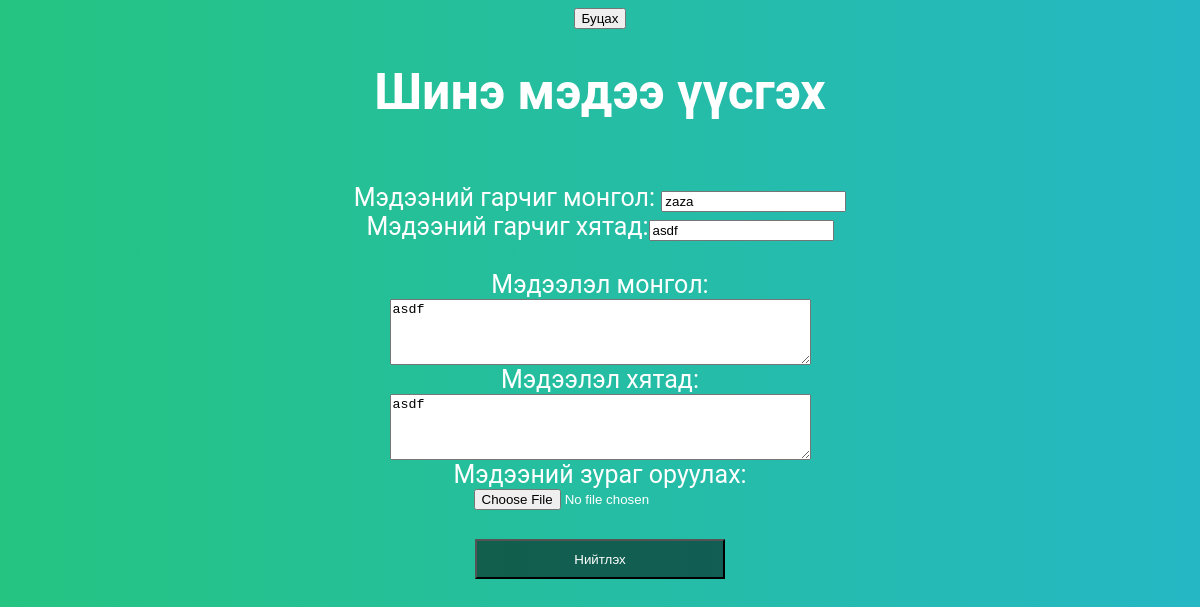
The app's page /home/medee/upload-medee.php?id=2 (signed in) with its own data.
### tables this page shows
CREATE TABLE `medee` (
  `id` int(11) NOT NULL,
  `title` text NOT NULL,
  `body` text NOT NULL,
  `photo` text NOT NULL,
  `title1` text NOT NULL,
  `body1` text NOT NULL,
  `date_day` datetime NOT NULL DEFAULT CURRENT_TIMESTAMP ON UPDATE CURRENT_TIMESTAMP
);

### home/medee/upload-medee.php (the view, shortened to what this page needs)
<?php
include('config.php');
$conn = new mysqli($servername, $username, $password, $database);
$id = isset($_GET['id']) ? $_GET['id'] : '';
	$qry = "select * from medee where id = '{$id}'";
	$result = $conn->query($qry);
	if($row = $result->fetch_assoc()){
		$title = $row['title'];
		$body = $row['body'];
		$photo = $row['photo'];
        $title1=$row['title1'];
        $body1=$row['body1'];
	}else{
		$title = "";
		$body = "";
		$photo = "";
        $title1="";
        $body1="";
	}
?>
	<body>
	<a href="/home/medee/update-medee.php"><input type="button" value="Буцах"></input></a>
<h1>Шинэ мэдээ үүсгэх</h1>
<form action="process.php?action=medeeadd" method="post" enctype="multipart/form-data">
	<br>
	Мэдээний гарчиг монгол: <input type="text" name="title" value="<?php echo $title;?>"><br>
    Мэдээний гарчиг хятад:<input type="text" name="title1" id="" value="<?php echo $title1?>"><br>
   <br> Мэдээлэл монгол: <br>
    <textarea rows="4" cols="50" name="body" placeholder="Enter text here..."><?php echo $body;?></textarea>
    <br>
    Мэдээлэл хятад: <br>
    <textarea rows="4" cols="50" name="body1"  placeholder="Enter text here..."><?php echo $body1;?></textarea>
    <br>
    Мэдээний зураг оруулах: <br>
	<form class="photo">
    <input type="file" name="photo" id="photo" value="<?php echo $photo;?>"><br><br>
    <input id="sumbit_input" type="submit" value="Нийтлэх" name="submit">
</form>
</form>
</body>

### home/medee/upload-medee.php (style rules this page uses)
body { background: -webkit-linear-gradient(left, #25c481, #25b7c4); background: linear-gradient(to right, #25c481, #25b7c4); font-family: 'Roboto', sans-serif; color: white; text-align: center; font-size: 25px; }
#sumbit_input { background-color: rgba(0, 0, 0,0.5); color: white; width: 250px; height: 40px; }

### records on screen
medee: title "zaza", title1 "asdf", body "asdf", body1 "asdf"
